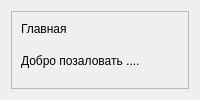
      <widget class="QWidget" name="page_0">
       <layout class="QGridLayout" name="gridLayout_2">
        <item row="0" column="0">
         <widget class="QFrame" name="frame">
          <property name="frameShape">
           <enum>QFrame::Shape::StyledPanel</enum>
          </property>
          <property name="frameShadow">
           <enum>QFrame::Shadow::Raised</enum>
          </property>
          <widget class="QLabel" name="label_5">
           <property name="geometry">
            <rect>
             <x>10</x>
             <y>40</y>
             <width>711</width>
             <height>20</height>
            </rect>
           </property>
           <property name="text">
            <string>Добро позаловать ....</string>
           </property>
          </widget>
          <widget class="QListWidget" name="listWidget">
           <property name="geometry">
            <rect>
             <x>300</x>
             <y>70</y>
             <width>241</width>
             <height>331</height>
            </rect>
           </property>
           <item>
            <property name="text">
             <string>Новый элемент</string>
            </property>
           </item>
           <item>
            <property name="text">
             <string>Новый элемент</string>
            </property>
           </item>
           <item>
            <property name="text">
             <string>Новый элемент</string>
            </property>
           </item>
           <item>
            <property name="text">
             <string>Новый элемент</string>
            </property>
           </item>
           <item>
            <property name="text">
             <string>Новый элемент</string>
            </property>
           </item>
           <item>
            <property name="text">
             <string>Новый элемент</string>
            </property>
           </item>
           <item>
            <property name="text">
             <string>Новый элемент</string>
            </property>
           </item>
           <item>
            <property name="text">
             <string>Новый элемент</string>
            </property>
           </item>
           <item>
            <property name="text">
             <string>Новый элемент</string>
            </property>
           </item>
           <item>
            <property name="text">
             <string>Новый элемент</string>
            </property>
           </item>
           <item>
            <property name="text">
             <string>Новый элемент</string>
            </property>
           </item>
           <item>
            <property name="text">
             <string>Новый элемент</string>
            </property>
           </item>
           <item>
            <property name="text">
             <string>Новый элемент</string>
            </property>
           </item>
           <item>
            <property name="text">
             <string>Новый элемент</string>
            </property>
           </item>
           <item>
            <property name="text">
             <string>Новый элемент</string>
            </property>
           </item>
           <item>
            <property name="text">
             <string>Новый элемент</string>
            </property>
           </item>
           <item>
            <property name="text">
             <string>Новый элемент</string>
            </property>
           </item>
           <item>
            <property name="text">
             <string>Новый элемент</string>
            </property>
           </item>
           <item>
            <property name="text">
             <string>Новый элемент</string>
            </property>
           </item>
           <item>
            <property name="text">
             <string>Новый элемент</string>
            </property>
           </item>
           <item>
            <property name="text">
             <string>Новый элемент</string>
            </property>
           </item>
           <item>
            <property name="text">
             <string>Новый элемент</string>
            </property>
           </item>
           <item>
            <property name="text">
             <string>Новый элемент</string>
            </property>
           </item>
          </widget>
          <widget class="QFrame" name="frame_4">
           <property name="geometry">
            <rect>
             <x>10</x>
             <y>120</y>
             <width>201</width>
             <height>221</height>
            </rect>
           </property>
           <property name="palette">
            <palette>
             <active>
              <colorrole role="WindowText">
               <brush brushstyle="SolidPattern">
                <color alpha="255">
                 <red>0</red>
                 <green>0</green>
                 <blue>0</blue>
                </color>
               </brush>
              </colorrole>
              <colorrole role="Button">
               <brush brushstyle="SolidPattern">
                <color alpha="255">
                 <red>255</red>
                 <green>255</green>
                 <blue>255</blue>
                </color>
               </brush>
              </colorrole>
              <colorrole role="Light">
               <brush brushstyle="SolidPattern">
                <color alpha="255">
                 <red>255</red>
                 <green>255</green>
                 <blue>255</blue>
                </color>
               </brush>
              </colorrole>
              <colorrole role="Midlight">
               <brush brushstyle="SolidPattern">
                <color alpha="255">
                 <red>255</red>
                 <green>255</green>
                 <blue>255</blue>
                </color>
               </brush>
              </colorrole>
              <colorrole role="Dark">
               <brush brushstyle="SolidPattern">
                <color alpha="255">
                 <red>127</red>
                 <green>127</green>
                 <blue>127</blue>
                </color>
               </brush>
              </colorrole>
              <colorrole role="Mid">
               <brush brushstyle="SolidPattern">
                <color alpha="255">
                 <red>170</red>
                 <green>170</green>
                 <blue>170</blue>
                </color>
               </brush>
              </colorrole>
              <colorrole role="Text">
               <brush brushstyle="SolidPattern">
                <color alpha="255">
                 <red>0</red>
                 <green>0</green>
                 <blue>0</blue>
                </color>
               </brush>
              </colorrole>
              <colorrole role="BrightText">
               <brush brushstyle="SolidPattern">
                <color alpha="255">
                 <red>255</red>
                 <green>255</green>
                 <blue>255</blue>
                </color>
               </brush>
              </colorrole>
              <colorrole role="ButtonText">
               <brush brushstyle="SolidPattern">
                <color alpha="255">
                 <red>0</red>
                 <green>0</green>
                 <blue>0</blue>
                </color>
               </brush>
              </colorrole>
              <colorrole role="Base">
               <brush brushstyle="SolidPattern">
                <color alpha="255">
                 <red>255</red>
                 <green>255</green>
                 <blue>255</blue>
                </color>
               </brush>
              </colorrole>
              <colorrole role="Window">
               <brush brushstyle="SolidPattern">
                <color alpha="255">
                 <red>255</red>
                 <green>255</green>
                 <blue>255</blue>
                </color>
               </brush>
              </colorrole>
              <colorrole role="Shadow">
               <brush brushstyle="SolidPattern">
                <color alpha="255">
                 <red>0</red>
                 <green>0</green>
                 <blue>0</blue>
                </color>
               </brush>
              </colorrole>
              <colorrole role="AlternateBase">
               <brush brushstyle="SolidPattern">
                <color alpha="255">
                 <red>255</red>
                 <green>255</green>
                 <blue>255</blue>
                </color>
               </brush>
              </colorrole>
              <colorrole role="ToolTipBase">
               <brush brushstyle="SolidPattern">
                <color alpha="255">
                 <red>255</red>
                 <green>255</green>
                 <blue>220</blue>
                </color>
               </brush>
              </colorrole>
              <colorrole role="ToolTipText">
               <brush brushstyle="SolidPattern">
                <color alpha="255">
                 <red>0</red>
                 <green>0</green>
                 <blue>0</blue>
                </color>
               </brush>
              </colorrole>
              <colorrole role="PlaceholderText">
               <brush brushstyle="SolidPattern">
                <color alpha="127">
                 <red>0</red>
                 <green>0</green>
                 <blue>0</blue>
                </color>
               </brush>
              </colorrole>
              <colorrole role="Accent">
               <brush brushstyle="SolidPattern">
                <color alpha="255">
                 <red>255</red>
                 <green>255</green>
                 <blue>255</blue>
                </color>
               </brush>
              </colorrole>
             </active>
             <inactive>
              <colorrole role="WindowText">
               <brush brushstyle="SolidPattern">
                <color alpha="255">
                 <red>0</red>
                 <green>0</green>
                 <blue>0</blue>
                </color>
               </brush>
              </colorrole>
              <colorrole role="Button">
               <brush brushstyle="SolidPattern">
                <color alpha="255">
                 <red>255</red>
                 <green>255</green>
                 <blue>255</blue>
                </color>
               </brush>
              </colorrole>
              <colorrole role="Light">
               <brush brushstyle="SolidPattern">
                <color alpha="255">
                 <red>255</red>
                 <green>255</green>
                 <blue>255</blue>
                </color>
               </brush>
              </colorrole>
              <colorrole role="Midlight">
               <brush brushstyle="SolidPattern">
                <color alpha="255">
                 <red>255</red>
                 <green>255</green>
                 <blue>255</blue>
                </color>
               </brush>
              </colorrole>
              <colorrole role="Dark">
               <brush brushstyle="SolidPattern">
                <color alpha="255">
                 <red>127</red>
                 <green>127</green>
                 <blue>127</blue>
                </color>
               </brush>
              </colorrole>
              <colorrole role="Mid">
               <brush brushstyle="SolidPattern">
                <color alpha="255">
                 <red>170</red>
                 <green>170</green>
                 <blue>170</blue>
                </color>
               </brush>
              </colorrole>
              <colorrole role="Text">
               <brush brushstyle="SolidPattern">
                <color alpha="255">
                 <red>0</red>
                 <green>0</green>
                 <blue>0</blue>
                </color>
               </brush>
              </colorrole>
              <colorrole role="BrightText">
               <brush brushstyle="SolidPattern">
                <color alpha="255">
                 <red>255</red>
                 <green>255</green>
                 <blue>255</blue>
                </color>
               </brush>
              </colorrole>
              <colorrole role="ButtonText">
               <brush brushstyle="SolidPattern">
                <color alpha="255">
                 <red>0</red>
                 <green>0</green>
                 <blue>0</blue>
                </color>
               </brush>
              </colorrole>
              <colorrole role="Base">
               <brush brushstyle="SolidPattern">
                <color alpha="255">
                 <red>255</red>
                 <green>255</green>
                 <blue>255</blue>
                </color>
               </brush>
              </colorrole>
              <colorrole role="Window">
               <brush brushstyle="SolidPattern">
                <color alpha="255">
                 <red>255</red>
                 <green>255</green>
                 <blue>255</blue>
                </color>
               </brush>
              </colorrole>
              <colorrole role="Shadow">
               <brush brushstyle="SolidPattern">
                <color alpha="255">
                 <red>0</red>
                 <green>0</green>
                 <blue>0</blue>
                </color>
               </brush>
              </colorrole>
              <colorrole role="AlternateBase">
               <brush brushstyle="SolidPattern">
                <color alpha="255">
                 <red>255</red>
                 <green>255</green>
                 <blue>255</blue>
                </color>
               </brush>
              </colorrole>
              <colorrole role="ToolTipBase">
               <brush brushstyle="SolidPattern">
                <color alpha="255">
                 <red>255</red>
                 <green>255</green>
                 <blue>220</blue>
                </color>
               </brush>
              </colorrole>
              <colorrole role="ToolTipText">
               <brush brushstyle="SolidPattern">
                <color alpha="255">
                 <red>0</red>
                 <green>0</green>
                 <blue>0</blue>
                </color>
               </brush>
              </colorrole>
              <colorrole role="PlaceholderText">
               <brush brushstyle="SolidPattern">
                <color alpha="127">
                 <red>0</red>
                 <green>0</green>
                 <blue>0</blue>
                </color>
               </brush>
              </colorrole>
              <colorrole role="Accent">
               <brush brushstyle="SolidPattern">
                <color alpha="255">
                 <red>255</red>
                 <green>255</green>
                 <blue>255</blue>
                </color>
               </brush>
              </colorrole>
             </inactive>
             <disabled>
              <colorrole role="WindowText">
               <brush brushstyle="SolidPattern">
                <color alpha="255">
                 <red>127</red>
                 <green>127</green>
                 <blue>127</blue>
                </color>
               </brush>
              </colorrole>
              <colorrole role="Button">
               <brush brushstyle="SolidPattern">
                <color alpha="255">
                 <red>255</red>
                 <green>255</green>
                 <blue>255</blue>
                </color>
               </brush>
              </colorrole>
              <colorrole role="Light">
               <brush brushstyle="SolidPattern">
                <color alpha="255">
                 <red>255</red>
                 <green>255</green>
                 <blue>255</blue>
                </color>
               </brush>
              </colorrole>
              <colorrole role="Midlight">
               <brush brushstyle="SolidPattern">
                <color alpha="255">
                 <red>255</red>
                 <green>255</green>
                 <blue>255</blue>
                </color>
               </brush>
              </colorrole>
              <colorrole role="Dark">
               <brush brushstyle="SolidPattern">
                <color alpha="255">
                 <red>127</red>
                 <green>127</green>
                 <blue>127</blue>
                </color>
               </brush>
              </colorrole>
              <colorrole role="Mid">
               <brush brushstyle="SolidPattern">
                <color alpha="255">
                 <red>170</red>
                 <green>170</green>
                 <blue>170</blue>
                </color>
               </brush>
              </colorrole>
              <colorrole role="Text">
               <brush brushstyle="SolidPattern">
                <color alpha="255">
                 <red>127</red>
                 <green>127</green>
                 <blue>127</blue>
                </color>
               </brush>
              </colorrole>
              <colorrole role="BrightText">
               <brush brushstyle="SolidPattern">
                <color alpha="255">
                 <red>255</red>
                 <green>255</green>
                 <blue>255</blue>
                </color>
               </brush>
              </colorrole>
              <colorrole role="ButtonText">
               <brush brushstyle="SolidPattern">
                <color alpha="255">
                 <red>127</red>
                 <green>127</green>
                 <blue>127</blue>
                </color>
               </brush>
              </colorrole>
              <colorrole role="Base">
               <brush brushstyle="SolidPattern">
                <color alpha="255">
                 <red>255</red>
                 <green>255</green>
                 <blue>255</blue>
                </color>
               </brush>
              </colorrole>
              <colorrole role="Window">
               <brush brushstyle="SolidPattern">
                <color alpha="255">
                 <red>255</red>
                 <green>255</green>
                 <blue>255</blue>
                </color>
               </brush>
              </colorrole>
              <colorrole role="Shadow">
               <brush brushstyle="SolidPattern">
                <color alpha="255">
                 <red>0</red>
                 <green>0</green>
                 <blue>0</blue>
                </color>
               </brush>
              </colorrole>
              <colorrole role="AlternateBase">
               <brush brushstyle="SolidPattern">
                <color alpha="255">
                 <red>255</red>
                 <green>255</green>
                 <blue>255</blue>
                </color>
               </brush>
              </colorrole>
              <colorrole role="ToolTipBase">
               <brush brushstyle="SolidPattern">
                <color alpha="255">
                 <red>255</red>
                 <green>255</green>
                 <blue>220</blue>
                </color>
               </brush>
              </colorrole>
              <colorrole role="ToolTipText">
               <brush brushstyle="SolidPattern">
                <color alpha="255">
                 <red>0</red>
                 <green>0</green>
                 <blue>0</blue>
                </color>
               </brush>
              </colorrole>
              <colorrole role="PlaceholderText">
               <brush brushstyle="SolidPattern">
                <color alpha="127">
                 <red>127</red>
                 <green>127</green>
                 <blue>127</blue>
                </color>
               </brush>
              </colorrole>
              <colorrole role="Accent">
               <brush brushstyle="SolidPattern">
                <color alpha="255">
                 <red>255</red>
                 <green>255</green>
                 <blue>255</blue>
                </color>
               </brush>
              </colorrole>
             </disabled>
            </palette>
           </property>
           <property name="frameShape">
            <enum>QFrame::Shape::StyledPanel</enum>
           </property>
           <property name="frameShadow">
            <enum>QFrame::Shadow::Raised</enum>
           </property>
           <layout class="QGridLayout" name="gridLayout_3">
            <item row="0" column="0">
             <widget class="QLabel" name="label_2">
              <property name="text">
               <string>Регистрация клиента</string>
              </property>
             </widget>
            </item>
            <item row="1" column="0">
             <widget class="QPushButton" name="rgClient">
              <property name="text">
               <string>Зарегистрировать</string>
              </property>
             </widget>
            </item>
           </layout>
          </widget>
          <widget class="QLabel" name="label_22">
           <property name="geometry">
            <rect>
             <x>10</x>
             <y>10</y>
             <width>49</width>
             <height>16</height>
            </rect>
           </property>
           <property name="text">
            <string>Главная</string>
           </property>
          </widget>
         </widget>
        </item>
       </layout>
      </widget>
